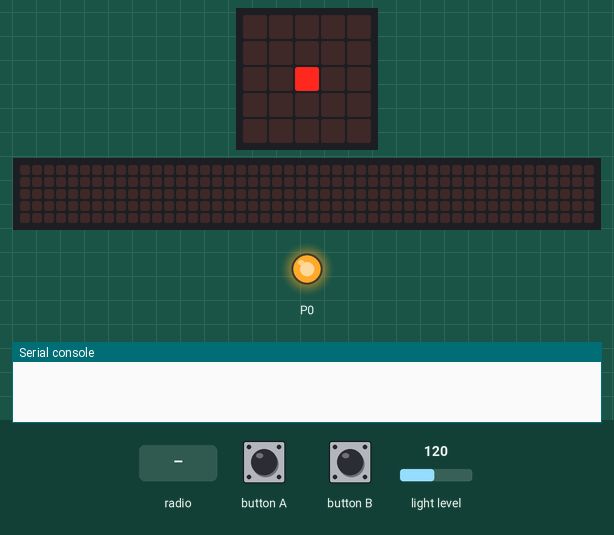
The program below on a simulated BBC micro:bit (MakeCode). Parts: the board's 5×5 LED display, a strip that is not on the board, showing the scrolling text unrolled, output pins drawn as LEDs (lit = HIGH), the last lines printed to the serial console. Inputs (shaded band) come from the test bench; at power-on: light level 120. No radio messages arrive unless stated (any console line starting 'radio sent:' is added by the test bench); the 48×5 strip is a reading aid, not a part: it shows the text the display is scrolling, unrolled, one strip-width of it at a time.

Above: at 1.6 s.
1.7 s: button A pressed for 0.15 s
At 1.92 s:
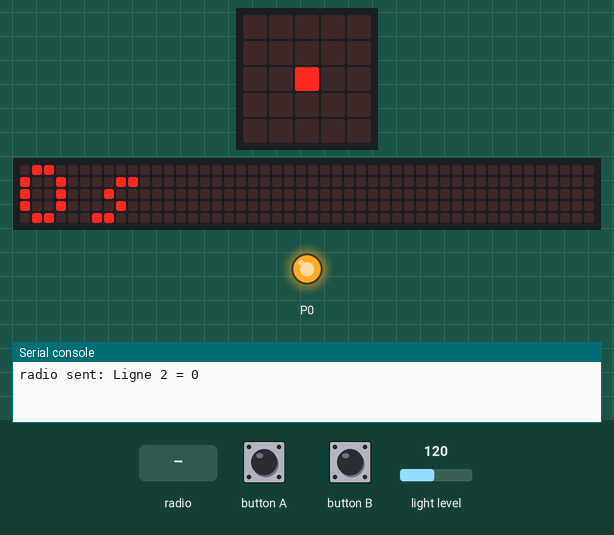
At 2.37 s:
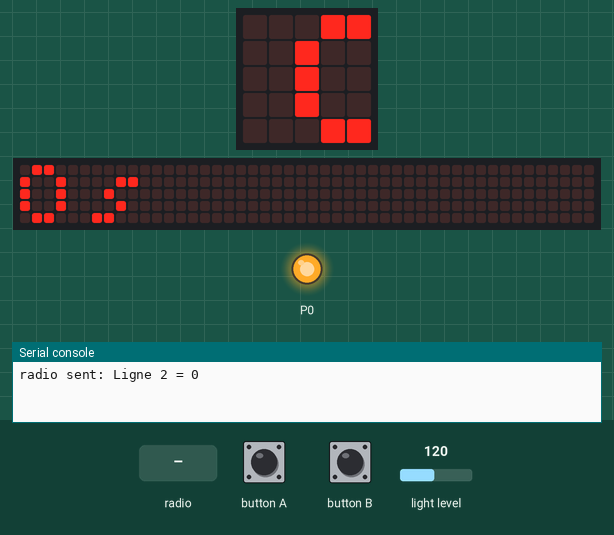
2.4 s: button B pressed for 0.15 s
6.1 s: radio message "1" arrives
At 11.6 s:
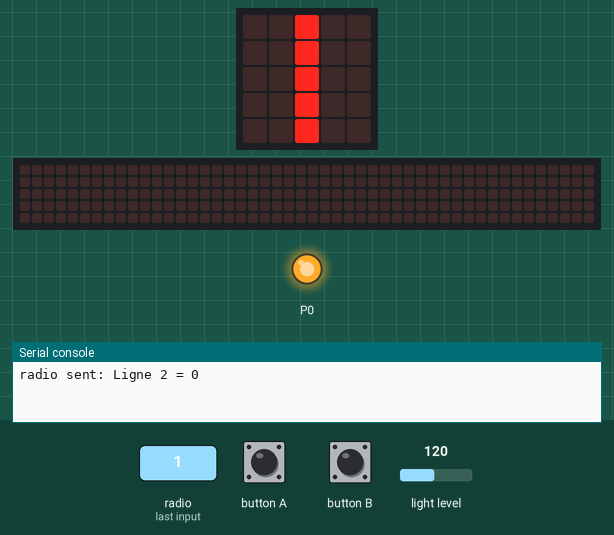
Timing chart, 0 to 13.1 s (numbered marks = the images above; inputs shaded):
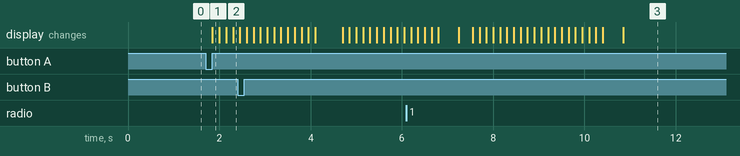

The program:

main.ts
```typescript
radio.onReceivedNumber(function (receivedNumber) {
    t0 = Math.round(input.runningTime() * 1000) / 1000
    while (input.lightLevel() > 20 && t1 == 0) {
        basic.showLeds(`
            . . # . .
            . . # . .
            . . # . .
            . . # . .
            . . # . .
            `)
    }
    t1 = Math.round(input.runningTime() * 1000) / 1000
    basic.showIcon(IconNames.Happy)
})
input.onButtonPressed(Button.A, function () {
    radio.setGroup(20)
    Temps = (t1 - t0) / 1000
    radio.sendValue("Ligne 2", Temps)
    for (let index = 0; index < 2; index++) {
        basic.showString("" + Temps + "s")
    }
})
input.onButtonPressed(Button.B, function () {
    basic.showString("" + (input.lightLevel()))
})
let Temps = 0
let t1 = 0
let t0 = 0
radio.setGroup(1)
t0 = 0
t1 = 0
basic.showLeds(`
    . . . . .
    . . . . .
    . . # . .
    . . . . .
    . . . . .
    `)
pins.digitalWritePin(DigitalPin.P0, 1)
```

test.ts
```typescript
// les tests vont ici ; cela ne sera pas compilé si ce paquet est utilisé en tant qu'extension.
```

Measured:
- after the input at 1.7 s, the display: changes after 0.15 s (image 1)
- after the input at 6.1 s, the display: first differs from a run without the input after 4.8 s (image 3)
